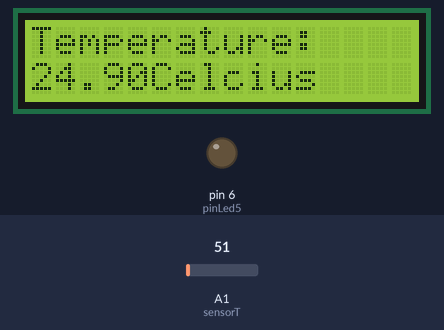
Recording of a sketch running on a simulated Arduino Uno, built with avr-gcc and run on an emulated ATmega328P. Shown: 16×2 character LCD, output pins drawn as LEDs (lit = HIGH). The inputs (shaded band) are chosen by the test bench; at power-on: A1 (sensorT) = 51.

Above: at 1.2 s.
1.3 s: A1 (sensorT) set to 44
At 2.5 s:
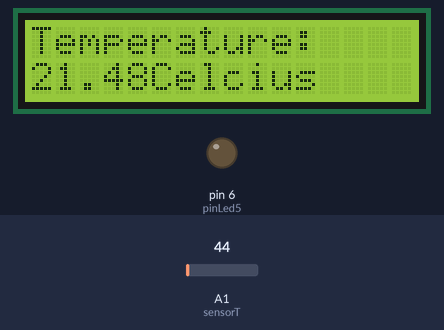
3.0 s: A1 (sensorT) set to 36
At 4.4 s:
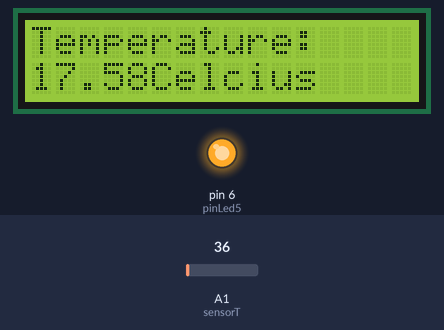
4.8 s: A1 (sensorT) set to 15
At 6.0 s:
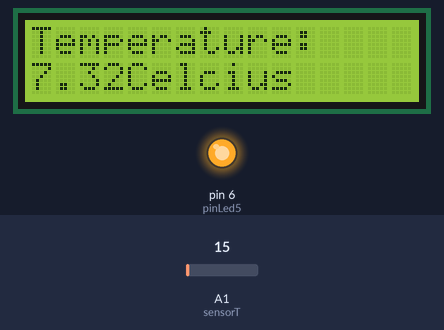
Timing chart, 0 to 7.8 s (numbered marks = the images above; inputs shaded):
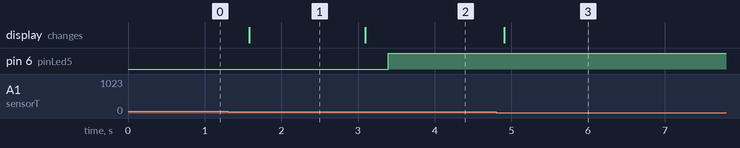

Measured:
- the behaviour switches between 41 and 40 on A1 (sensorT) (found by bisection; images 1 and 2)
- after the input at 1.3 s, the display: changes after 0.28 s (image 1)
- after the input at 3.0 s, pin 6 (pinLed5): LOW → HIGH after 0.39 s; the display: changes after 0.09 s (image 2)
- after the input at 4.8 s, the display: changes after 0.11 s (image 3)

The sketch:

Lcd_Suhu.ino
```cpp
#include <LiquidCrystal.h>
//inisialisasi koneksi pin lcd dengan pin arduino
LiquidCrystal lcd(2,3,5,4,11,12);
const int sensorT=A1;
float suhu;
//inisialisasi pin LED

const int pinLed5=6;
void setup(){
  //inisialisasi LCD yang digunakan :
  lcd.begin(16, 2);
  lcd.print("Temperature:");
  //inisialisasi Digital pin 6,7,8,9,10 out put
  pinMode(pinLed5,OUTPUT);
}

void loop(){
  //baca temperature dari LM35
  int nilDigital=analogRead(sensorT);
  //konversikan ke derajad cescius
  suhu=(5.0 * nilDigital * 100.0)/1024.0;
  //Set kolom 0 dan baris 1 LCD dan Tampilkan
  lcd.setCursor(0, 1);
  lcd.print(suhu);
  lcd.println("Celcius");
  delay(300);//delay 300ms

  if(suhu >= 40)
  {
  digitalWrite(pinLed5, HIGH); // LED5 menyala
}
else if(suhu > 20)
{

  digitalWrite(pinLed5, LOW); // LED5 menyala
}
else if(suhu > 25){

  digitalWrite(pinLed5, HIGH); // LED5 menyala
}
else {

  digitalWrite(pinLed5, HIGH); // LED5 menyala
}
}
```
